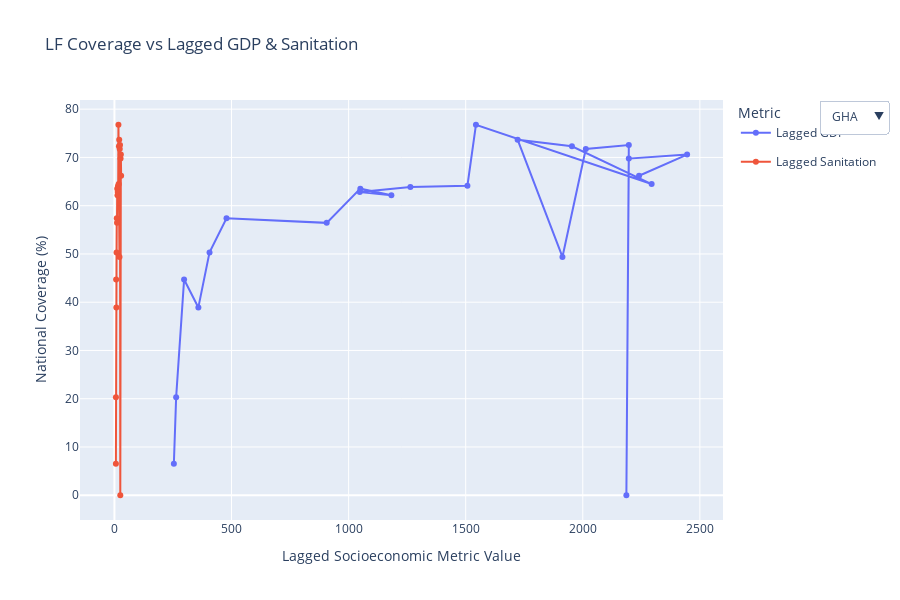

The code cell stored with this chart in its notebook:
### Code cell
import plotly.graph_objects as go
df = lf_final[["Year", "CountryCode", "National coverage (%)", "GDP_lag1", "Sanitation_lag1"]].dropna()

df = df.rename(columns={"National coverage (%)": "National_Coverage","GDP_lag1": "Lagged_GDP","Sanitation_lag1": "Lagged_Sanitation"})
fig = go.Figure()
countries = df["CountryCode"].unique()
buttons = []

for i, country in enumerate(countries):
    country_df = df[df["CountryCode"] == country]

    fig.add_trace(go.Scatter(
        x=country_df["Lagged_GDP"],
        y=country_df["National_Coverage"],
        mode="lines+markers",
        name="Lagged GDP",
        visible=(i == 0),
        legendgroup="GDP"
    ))
    fig.add_trace(go.Scatter(
        x=country_df["Lagged_Sanitation"],
        y=country_df["National_Coverage"],
        mode="lines+markers",
        name="Lagged Sanitation",
        visible=(i == 0),
        legendgroup="Sanitation"
    ))
    vis = [False] * (2 * len(countries))
    vis[2 * i] = True
    vis[2 * i + 1] = True
    buttons.append(dict(label=country,method="update",args=[{"visible": vis},{"title": f"LF Coverage vs Lagged GDP & Sanitation: {country}"}]))

fig.update_layout(updatemenus=[dict(buttons=buttons,direction="down",showactive=True,x=1.15,xanchor="left",y=1,yanchor="top")],title="LF Coverage vs Lagged GDP & Sanitation",
                  xaxis_title="Lagged Socioeconomic Metric Value",yaxis_title="National Coverage (%)",legend_title="Metric",height=600)

fig.show()
